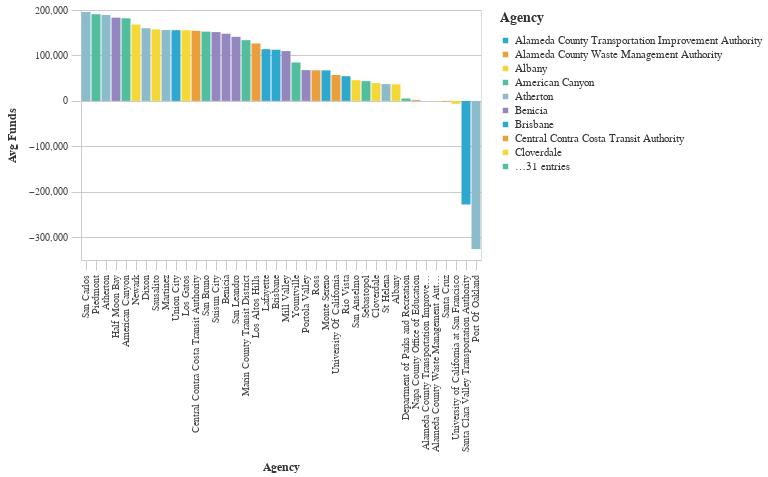

Notebook cell for this chart:
### Code cell
#Bar chart Bottom Average Total Requested Funds by Agency
avg_funds_bottom = (df>>group_by(_.primary_agency_name)>>summarize(avg_funds=_.adjusted_total_requested.mean())>>arrange(-_.avg_funds)).tail(50)

chart5=( _dla_utils_reports.basic_bar_chart_no_save((avg_funds_bottom.tail(40)), 'primary_agency_name','avg_funds', 'primary_agency_name', district))
    
display(HTML("<h4><strong>Lowest Average Total Funds by Agency ($2021)</strong></h4>"))
chart5

### Figure 1 — Vega-Lite specification as saved in the notebook (floating-point values rounded to 4 significant figures)
{"config": {"view": {"continuousWidth": 400, "continuousHeight": 300}, "axis": {"domainColor": "#cbcbcb", "grid": true, "gridColor": "#cbcbcb", "gridWidth": 1, "labelColor": "#474747", "labelFont": "Nunito Sans", "labelFontSize": 10, "labelPadding": 4, "tickColor": "#cbcbcb", "tickSize": 10, "titleColor": "#333", "titleFont": "Raleway", "titleFontSize": 12, "titlePadding": 10}, "axisBand": {"grid": false}, "background": "white", "font": "Raleway", "header": {"labelFont": "Nunito Sans", "titleFont": "Raleway"}, "legend": {"labelColor": "#333", "labelFont": "Nunito Sans", "labelFontSize": 11, "labelLimit": 0, "padding": 1, "symbolSize": 30, "symbolType": "square", "titleColor": "#333", "titleFont": "Raleway", "titleFontSize": 14, "titlePadding": 10}, "title": {"anchor": "middle", "font": "Raleway", "fontSize": 18, "fontWeight": 300, "offset": 20}}, "data": {"name": "data-91f5bdadb4533104dec3e0d02558c3de"}, "mark": "bar", "encoding": {"color": {"field": "primary_agency_name", "legend": {"symbolLimit": 10, "title": "Agency"}, "scale": {"range": ["#2EA8CE", "#EB9F3C", "#F4D837", "#51BF9D", "#8CBCCB", "#9487C0"]}, "type": "nominal"}, "tooltip": [{"field": "primary_agency_name", "type": "nominal"}, {"field": "avg_funds", "type": "quantitative"}], "x": {"field": "primary_agency_name", "sort": "-y", "title": "Agency", "type": "nominal"}, "y": {"field": "avg_funds", "title": "Avg Funds", "type": "quantitative"}}, "height": 250, "width": 400, "$schema": "https://vega.github.io/schema/vega-lite/v4.17.0.json", "datasets": {"data-91f5bdadb4533104dec3e0d02558c3de": [{"primary_agency_name": "San Carlos", "avg_funds": 195400.0}, {"primary_agency_name": "Piedmont", "avg_funds": 190800.0}, {"primary_agency_name": "Atherton", "avg_funds": 189000.0}, {"primary_agency_name": "Half Moon Bay", "avg_funds": 183100.0}, {"primary_agency_name": "American Canyon", "avg_funds": 181800.0}, {"primary_agency_name": "Newark", "avg_funds": 168100.0}, {"primary_agency_name": "Dixon", "avg_funds": 159900.0}, {"primary_agency_name": "Sausalito", "avg_funds": 157500.0}, {"primary_agency_name": "Martinez", "avg_funds": 156000.0}, {"primary_agency_name": "Union City", "avg_funds": 155600.0}, {"primary_agency_name": "Los Gatos", "avg_funds": 155400.0}, {"primary_agency_name": "Central Contra Costa Transit Authority", "avg_funds": 154200.0}, {"primary_agency_name": "San Bruno", "avg_funds": 152400.0}, {"primary_agency_name": "Suisun City", "avg_funds": 151400.0}, {"primary_agency_name": "Benicia", "avg_funds": 147800.0}, {"primary_agency_name": "San Leandro", "avg_funds": 141100.0}, {"primary_agency_name": "Marin County Transit District", "avg_funds": 133600.0}, {"primary_agency_name": "Los Altos Hills", "avg_funds": 126400.0}, {"primary_agency_name": "Lafayette", "avg_funds": 113800.0}, {"primary_agency_name": "Brisbane", "avg_funds": 112600.0}, {"primary_agency_name": "Mill Valley", "avg_funds": 109700.0}, {"primary_agency_name": "Yountville", "avg_funds": 84680.0}, {"primary_agency_name": "Portola Valley", "avg_funds": 67770.0}, {"primary_agency_name": "Ross", "avg_funds": 67290.0}, {"primary_agency_name": "Monte Sereno", "avg_funds": 67190.0}, {"primary_agency_name": "University Of California", "avg_funds": 57010.0}, {"primary_agency_name": "Rio Vista", "avg_funds": 54420.0}, {"primary_agency_name": "San Anselmo", "avg_funds": 45620.0}, {"primary_agency_name": "Sebastopol", "avg_funds": 43480.0}, {"primary_agency_name": "Cloverdale", "avg_funds": 39070.0}, {"primary_agency_name": "St Helena", "avg_funds": 37100.0}, {"primary_agency_name": "Albany", "avg_funds": 36490.0}, {"primary_agency_name": "Department of Parks and Recreation", "avg_funds": 5390.0}, {"primary_agency_name": "Napa County Office of Education", "avg_funds": 2289.0}, {"primary_agency_name": "Alameda County Transportation Improvement Authority", "avg_funds": 0.0}, {"primary_agency_name": "Alameda County Waste Management Authority", "avg_funds": 0.0}, {"primary_agency_name": "Santa Cruz", "avg_funds": -1528.0}, {"primary_agency_name": "University of California at San Francisco", "avg_funds": -6368.0}, {"primary_agency_name": "Santa Clara Valley Transportation Authority", "avg_funds": -228000.0}, {"primary_agency_name": "Port Of Oakland", "avg_funds": -325700.0}]}}
